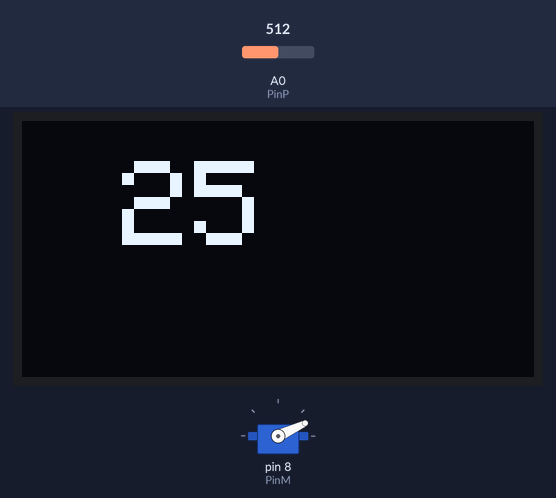
Bench run of a sketch on a simulated Arduino Uno, built with avr-gcc and run on an emulated ATmega328P. On the bench: 128×64 one-colour display, servo. The test bench sets the inputs (shaded band); at power-on: A0 (PinP) = 512.

Above: at 1.2 s.
1.3 s: A0 (PinP) set to 306
At 2.5 s:
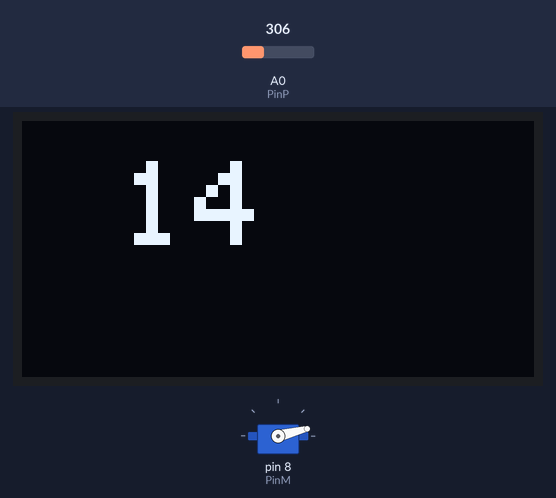
2.8 s: A0 (PinP) set to 900
At 3.5 s:
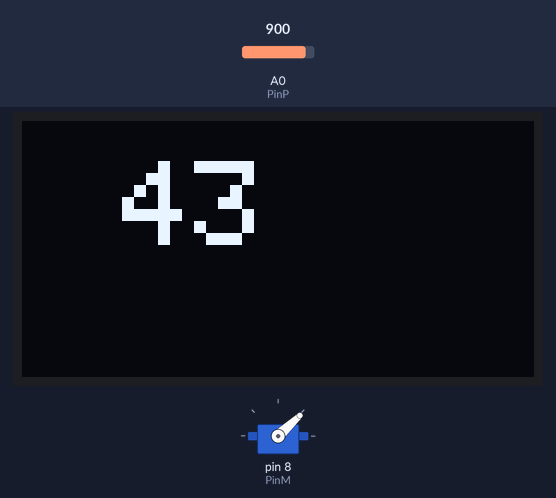
4.3 s: A0 (PinP) set to 1023
At 5.7 s:
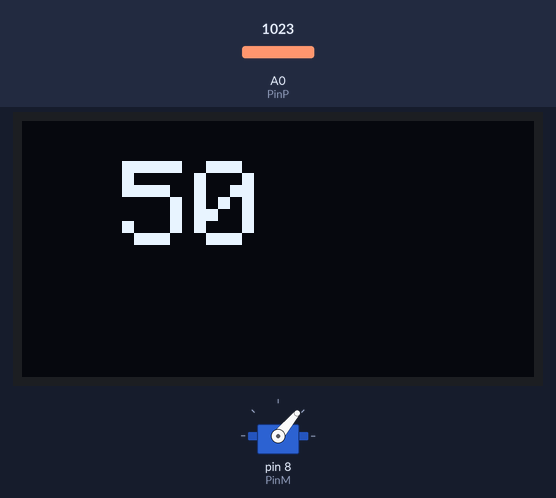
Timing chart, 0 to 7.3 s (numbered marks = the images above; inputs shaded):
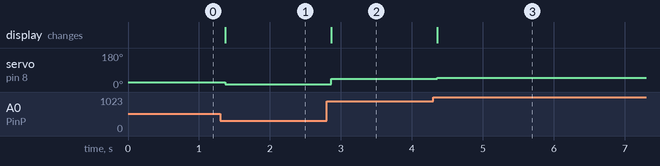

Measured:
- after the input at 1.3 s, servo on pin 8 (PinM): 25° → 14° after 0.07 s; the display: changes after 0.07 s (image 1)
- after the input at 2.8 s, servo on pin 8 (PinM): 14° → 43° after 0.06 s; the display: changes after 0.06 s (image 2)
- after the input at 4.3 s, servo on pin 8 (PinM): 43° → 50° after 0.06 s; the display: changes after 0.06 s (image 3)

The sketch:

Rc_Motor_esc.ino
```cpp
#include<Servo.h>
#include <Adafruit_GFX.h>
#include <Adafruit_SSD1306.h>
#include <Wire.h>
#include <SPI.h>


Servo esc;
#define OLED_RESET 4
Adafruit_SSD1306 display(OLED_RESET);

int PinM = 8;//Esc en D8
int PinP = A0;//Potentiometre en A0


void setup() {
 display.begin(SSD1306_SWITCHCAPVCC, 0x3C);
 display.clearDisplay();

 esc.attach(PinM);

 Serial.begin(9600);

}

void loop() {

  int val;

  display.clearDisplay();
  display.setTextSize(3);
  display.setTextColor(WHITE);
  display.setCursor(25,10);

  val = analogRead(PinP);
  val = map(val, 0, 1023,0,50);

  esc.write(val);
  display.print(val);
  display.display();
  delay(20);

}
```
